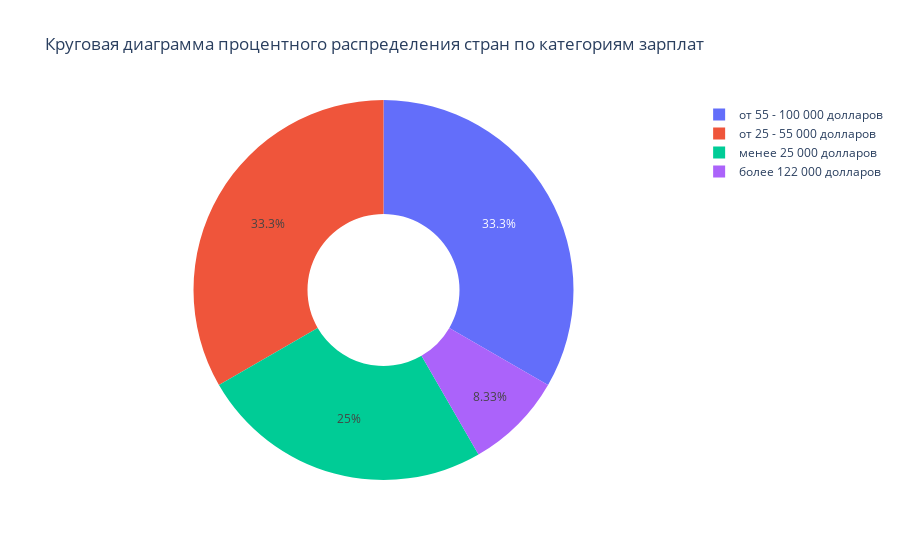

The cell this chart's notebook holds for it:
### Code cell
# Строим круговую диаграмму
fig = px.pie(
    median_salary_by_company_location, 
    names="salary_category", 
    title="Круговая диаграмма процентного распределения стран по категориям зарплат",
    hole=0.4 
)
fig.show()

### Figure 1 — Plotly figure (JSON) as saved in the notebook; plotly's stock layout.template omitted (floating-point values rounded to 4 significant figures)
{"data": [{"domain": {"x": [0, 1], "y": [0, 1]}, "hole": 0.4, "hovertemplate": "salary_category=%{label}<extra></extra>", "labels": ["от 55 - 100 000 долларов", "от 55 - 100 000 долларов", "менее 25 000 долларов", "от 55 - 100 000 долларов", "более 122 000 долларов", "от 25 - 55 000 долларов", "от 55 - 100 000 долларов", "от 55 - 100 000 долларов", "от 25 - 55 000 долларов", "от 25 - 55 000 долларов", "от 55 - 100 000 долларов", "от 25 - 55 000 долларов", "от 55 - 100 000 долларов", "от 25 - 55 000 долларов", "менее 25 000 долларов", "от 55 - 100 000 долларов", "менее 25 000 долларов", "от 25 - 55 000 долларов", "от 25 - 55 000 долларов", "от 25 - 55 000 долларов", "менее 25 000 долларов", "менее 25 000 долларов", "более 122 000 долларов", "менее 25 000 долларов"], "legendgroup": "", "name": "", "showlegend": true, "type": "pie"}], "layout": {"legend": {"tracegroupgap": 0}, "title": {"text": "Круговая диаграмма процентного распределения стран по категориям зарплат"}}}
